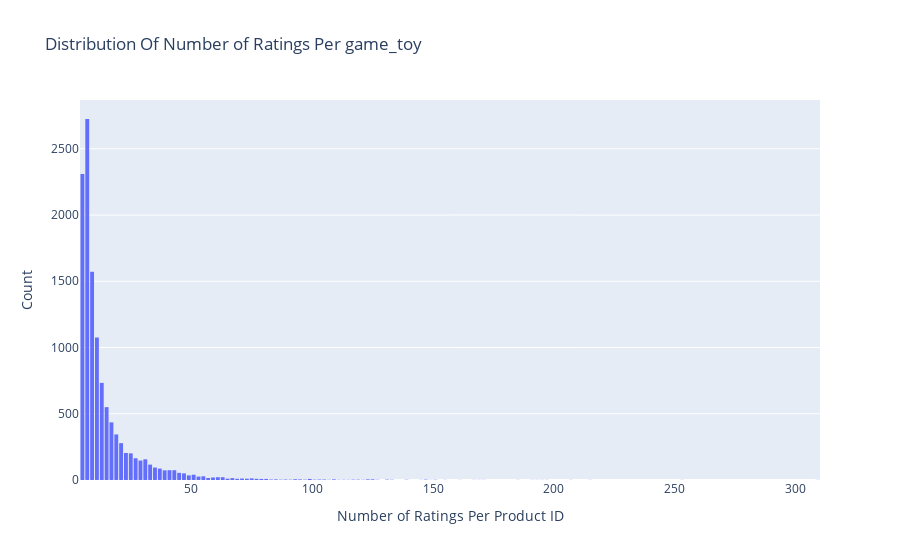

Notebook cell for this chart:
### Markdown cell above
We can see that most of the reviews are at 5 on an extremely skewed graph. over 60% of the reviews value the products with 5 stars.

### Code cell
# Number of ratings per game_toy
data = game_toy.groupby('asin')['overall'].count()

# Create trace
trace = go.Histogram(x = data.values,
                     name = 'overall',
                     xbins = dict(start = 0,size = 2))
# Create layout
layout = go.Layout(title = 'Distribution Of Number of Ratings Per game_toy',
                   xaxis = dict(title = 'Number of Ratings Per Product ID'),
                   yaxis = dict(title = 'Count'),
                   bargap = 0.2)

# Create plot
fig = go.Figure(data=[trace], layout=layout)
iplot(fig)

### Figure 1 — Plotly figure (JSON) as saved in the notebook; plotly's stock layout.template omitted (floating-point values rounded to 4 significant figures; data arrays with more than 128 entries replaced by an {"elided": "..."} marker saying what was removed)
{"data": [{"name": "overall", "type": "histogram", "x": {"elided": "11924 int values"}, "xbins": {"size": 2, "start": 0}}], "layout": {"bargap": 0.2, "title": {"text": "Distribution Of Number of Ratings Per game_toy"}, "xaxis": {"title": {"text": "Number of Ratings Per Product ID"}}, "yaxis": {"title": {"text": "Count"}}}}
